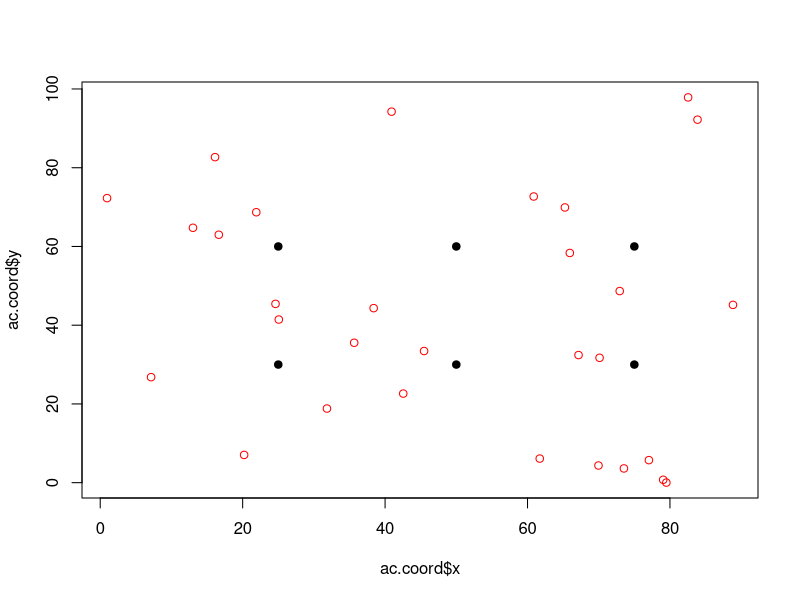
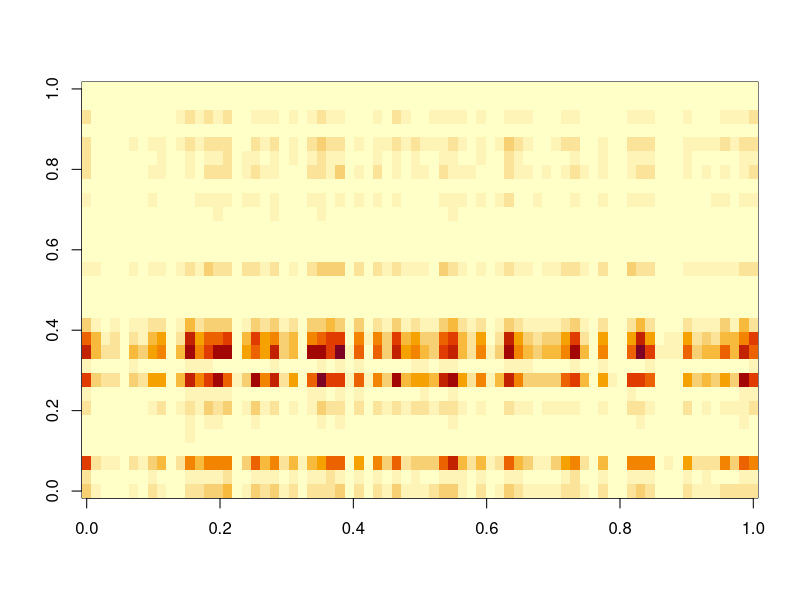

R code for these plots, in order: (Note: this script raises an error after producing the figures.)
rm(list=ls(all=TRUE))
set.seed(5)

#basic setup
n.tsegm=400
n.ac=6
n.grid=30
n=floor(runif(n.tsegm,min=0,max=900))

#spatial coordinates
grid.coord=data.frame(x=runif(n.grid,min=0,max=100),
                      y=runif(n.grid,min=0,max=100))
ac.coord.true=ac.coord=expand.grid(x=c(25,50,75),y=c(30,60))

rangox=range(c(ac.coord$x,grid.coord$x))
rangoy=range(c(ac.coord$y,grid.coord$y))
plot(ac.coord$x,ac.coord$y,pch=19,xlim=rangox,ylim=rangoy)
points(grid.coord$x,grid.coord$y,col='red')

#cluster membership
z.true=z=sample(1:n.ac,size=n.tsegm,replace=T)

#distance decay parameter
phi.true=phi=0.1

#generate data
y=matrix(NA,n.tsegm,n.grid)
for (i in 1:n.tsegm){
  #calculate distance
  x2=(grid.coord$x-ac.coord$x[z[i]])^2
  y2=(grid.coord$y-ac.coord$y[z[i]])^2
  d=sqrt(x2+y2)
  
  #calculate probability
  tmp=exp(-phi*d)
  prob=tmp/sum(tmp)
  
  #draw results
  y[i,]=rmultinom(1,size=n[i],prob=prob)
}
image(y[z==5,])

setwd('U:\\GIT_models\\activity_center1')
write.csv(y,'fake data.csv',row.names=F)
write.csv(grid.coord,'fake data grid.csv',row.names=F)